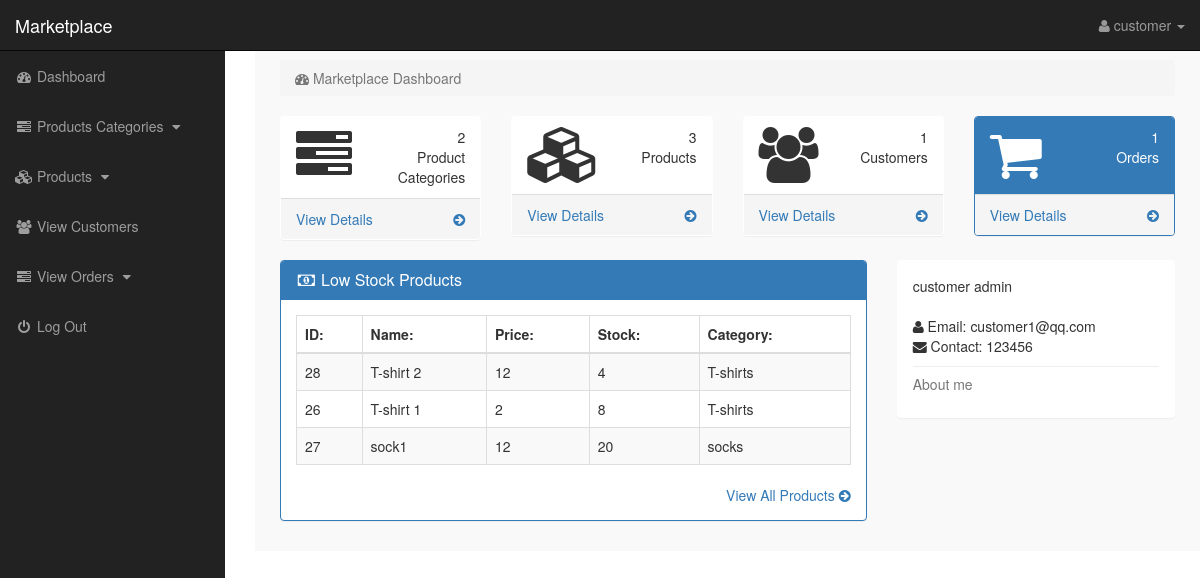
Page /index.php?dashboard (signed in) on the committed database.
### tables this page shows
CREATE TABLE `users` (
  `id` int(11) NOT NULL,
  `nickname` varchar(30) NOT NULL,
  `email` varchar(30) NOT NULL,
  `pwd` varchar(30) NOT NULL,
  `role` varchar(10) NOT NULL,
  `gender` varchar(10) NOT NULL,
  `phone` varchar(30) NOT NULL,
  `fav_list` int(11) DEFAULT NULL,
  `about` text NOT NULL
);

CREATE TABLE `product` (
  `id` int(11) NOT NULL,
  `name` varchar(30) NOT NULL,
  `description` varchar(30) NOT NULL,
  `price` int(30) NOT NULL,
  `stock` int(30) NOT NULL,
  `cat_id` int(11) NOT NULL
);

CREATE TABLE `product_category` (
  `name` varchar(30) NOT NULL,
  `amount` int(11) NOT NULL DEFAULT 0,
  `id` int(11) NOT NULL
);

### includes/dashboard.php (the view, shortened to what this page needs)
<?php
if (!isset($_SESSION['can302'])) {
    echo "<script>window.open('../login.php','_self')</script>";
}
else{
?>
<div class="row">
	<div class="col-lg-12">
		<ol class="breadcrumb">
			<li class="active">
				<i class="fa fa-dashboard"></i> Marketplace Dashboard
			</li>
		</ol>
	</div>
</div>
<div class="row">
    <div class="col-lg-3 col-md-6">
		<div class="panel panel-orange">
			<div class="panel-heading">
				<div class="row">
					<div class="col-xs-3">
						<i class="fa fa-tasks fa-4x"></i>
					</div>
					<div class="col-xs-9 text-right">
                        <?php
                        $get_pro_cat = "SELECT * FROM product_category";
                        $run_pro_cat = mysqli_query($con, $get_pro_cat);
                        $count_pro_cate = mysqli_num_rows($run_pro_cat);
                        ?>
						<div class="huge"><?php echo $count_pro_cate; ?></div>
						<div>Product Categories</div>
					</div>
				</div>
			</div>
			<a href="index.php?category=view">
				<div class="panel-footer">
					<span class="pull-left">View Details</span>
					<span class="pull-right">
						<i class="fa fa-arrow-circle-right"></i>
					</span>
					<div class="clearfix"></div>
				</div>
			</a>
		</div>
	</div>
    <div class="col-lg-3 col-md-6">
		<div class="panel panel-red">
			<div class="panel-heading">
				<div class="row">
					<div class="col-xs-3">
						<i class="fa fa-cubes fa-4x"></i>
					</div>
					<div class="col-xs-9 text-right">
                        <?php
                        $get_pro = "SELECT * FROM product";
                        $run_pro = mysqli_query($con, $get_pro);
                        $count_pro = mysqli_num_rows($run_pro);
                        ?>
						<div class="huge"><?php echo $count_pro; ?></div>
						<div>Products</div>
					</div>
				</div>
			</div>
			<a href="index.php?product=view">
				<div class="panel-footer">
					<span class="pull-left">View Details</span>
					<span class="pull-right">
						<i class="fa fa-arrow-circle-right"></i>
					</span>
					<div class="clearfix"></div>
				</div>
			</a>
		</div>
	</div>
	<div class="col-lg-3 col-md-6">
		<div class="panel panel-green">
			<div class="panel-heading">
				<div class="row">
					<div class="col-xs-3">
						<i class="fa fa-users fa-4x"></i>
					</div>
					<div class="col-xs-9 text-right">
                        <?php
                        $get_users = "SELECT * FROM users";
                        $run_users = mysqli_query($con, $get_users);
                        $count_users = mysqli_num_rows($run_users) -1 ;
                        ?>
						<div class="huge"><?php echo $count_users; ?></div>
						<div>Customers</div>
					</div>
				</div>
			</div>
			<a href="#">
				<div class="panel-footer">
					<span class="pull-left">View Details</span>
					<span class="pull-right">
						<i class="fa fa-arrow-circle-right"></i>
					</span>
					<div class="clearfix"></div>
				</div>
			</a>
		</div>
	</div>
	<div class="col-lg-3 col-md-6">
		<div class="panel panel-primary">
			<div class="panel-heading">
				<div class="row">
					<div class="col-xs-3">
						<i class="fa fa-shopping-cart fa-4x"></i>
					</div>
					<div class="col-xs-9 text-right">
                        <?php
                        $get_orders = "SELECT * FROM orders";
                        $run_orders = mysqli_query($con, $get_orders);
                        $count_orders = mysqli_num_rows($run_orders);
                        ?>
						<div class="huge"><?php echo $count_orders; ?></div>
						<div>Orders</div>
					</div>
				</div>
			</div>
			<a href="index.php?orders=view">
				<div class="panel-footer">
					<span class="pull-left">View Details</span>
					<span class="pull-right">
						<i class="fa fa-arrow-circle-right"></i>
					</span>
					<div class="clearfix"></div>
				</div>
			</a>
		</div>
	</div>
</div>
<div class="row">
	<div class="col-lg-8">
		<div class="panel panel-primary">
			<div class="panel-heading">
				<h3 class="panel-title">
					<i class="fa fa-money fa-fw"></i> Low Stock Products
				</h3>
			</div>
			<div class="panel-body">
				<div class="table-responsive">
					<table class="table table-hover table-striped table-bordered">
						<thead>
							<tr>
								<th>ID:</th>
								<th>Name:</th>
								<th>Price:</th>
								<th>Stock:</th>
								<th>Category:</th>
							</tr>
						</thead>
						<tbody>
							<?php
								$get_pro = "SELECT p.*, c.name as c_name FROM product p INNER JOIN product_category c ON p.cat_id = c.id WHERE p.stock < 100 ORDER BY p.stock ASC LIMIT 0,5";
                                $run_pro = mysqli_query($con,$get_pro);
								while ($row_pro = mysqli_fetch_array($run_pro)) {
									$pro_id = $row_pro['id'];
									$pro_category = $row_pro['c_name'];
									$pro_name = $row_pro['name'];
									$pro_price = $row_pro['price'];
									$pro_stock = $row_pro['stock'];
							 ?>
							 <tr>
                                 <td><?php echo $pro_id; ?></td>
                                 <td><?php echo $pro_name; ?></td>
                                 <td><?php echo $pro_price; ?></td>
                                 <td><?php echo $pro_stock; ?></td>
                                 <td><?php echo $pro_category; ?></td>
							 </tr>
							 <?php } ?>
						</tbody>
					</table>
				</div>
				<div class="text-right">
					<a href="index.php?product=view">
						View All Products <i class="fa fa-arrow-circle-right"></i>
					</a>
				</div>
			</div>
		</div>
	</div>
	<div class="col-md-4">
        <?php
        $admin_email = $row_admin['email'];
        $admin_phone = $row_admin['phone'];
        $admin_role = $row_admin['role'];
        ?>
        <div class="panel">
			<div class="panel-body">
				<div class="thumb-info">
					<div class="thumb-info-title">
						<span class="thumb-info-inner"> <?php echo $nickname; ?> </span>
						<span class="thumb-info-type"> <?php echo $admin_role; ?> </span>
					</div>
				</div>
				<div class="widget-context-expanded">
                    <br>
                    <i class="fa fa-user"></i>
                    <span>Email:</span> <?php echo $admin_email; ?>
                    <br>
                    <i class="fa fa-envelope"></i>
                    <span>Contact:</span> <?php echo $admin_phone; ?>
                </div>
				<hr style="margin: 10px 0 10px 0;">
				<h5 class="text-muted">About me</h5>
			</div>
		</div>
	</div>
</div>
<?php } ?>

### index.php (shortened to what this page needs)
<?php
include("includes/db.php");
if (!isset($_SESSION['can302'])) {
    echo "<script>window.open('login.php','_self')</script>";
}
else{
    $admin = $_SESSION['can302'];
    $get_admin = "select * from users where email='$admin'";
    $run_admin = mysqli_query($con,$get_admin);
    $row_admin = mysqli_fetch_array($run_admin);
    $nickname = $row_admin['nickname'];
    $role = $row_admin['role'];
?>
<!DOCTYPE html>
<html lang="en">
<head>
    <link rel="stylesheet" href="/can302/styles/bootstrap-337.min.css">
    <link rel="stylesheet" href="/can302/font-awsome/css/font-awesome.min.css">
    <link rel="stylesheet" href="/can302/styles/style.css">
</head>
<body>
    <div id="wrapper">
    <?php include("includes/frame.php"); ?>
        <div id="page-wrapper">
            <div class="container-fluid">
                <?php
                if (isset($_GET['dashboard'])) {
                    include("includes/dashboard.php");
                }
                elseif (isset($_GET['category'])) {
                    $target = explode('#', $_GET['category'])[0];
                    include("category/$target.php");
                }
                elseif (isset($_GET['profile'])) {
                    include("includes/profile.php");
                }
                elseif (isset($_GET['product']) && $role == "admin") {
                    $target = explode('#', $_GET['product'])[0];
                    include("product/$target.php");
                }
                elseif (isset($_GET['product'])&& $role !="admin") {
                    echo "<script>alert('You do not have this right!')</script>";
                }
                elseif (isset($_GET['orders'])) {
                    $target = explode('#', $_GET['orders'])[0];
                    include("orders/$target.php");
                }
                ?>
            </div>
        </div>
    </div>
</body>
</html>
<?php } ?>

### includes/frame.php (shortened to what this page needs)
<?php
if (!isset($_SESSION['can302'])) {
    echo "<script>window.open('../login.php','_self')</script>";
} else {
?>
    <nav class="navbar navbar-inverse navbar-fixed-top">
        <div class="navbar-header">
            <a href="index.php?dashboard" class="navbar-brand">Marketplace</a>
        </div>
        <ul class="nav navbar-right top-nav">
            <li class="dropdown">
                <a href="#" class="dropdown-toggle" data-toggle="dropdown">
                    <i class="fa fa-user"></i> <?php echo $nickname; ?> <b class="caret"></b>
                </a>
            </li>
        </ul>
        <div class="collapse navbar-collapse navbar-ex1-collapse">
            <ul class="nav navbar-nav side-nav">
                <li>
                    <a href="index.php?dashboard">
                        <i class="fa fa-fw fa-dashboard"></i> Dashboard
                    </a>
                </li>
                <li>
                    <a href="#" data-toggle="collapse" data-target="#p_cat">
                        <i class="fa fa-fw fa-tasks"></i> Products Categories
                        <i class="fa fa-fw fa-caret-down"></i>
                    </a>
                </li>
                <li>
                    <a href="#" data-toggle="collapse" data-target="#products">
                        <i class="fa fa-fw fa-cubes"></i> Products
                        <i class="fa fa-fw fa-caret-down"></i>
                    </a>
                </li>
                <li>
                    <a href="index.php?customer">
                        <i class="fa fa-fw fa-users"></i> View Customers
                    </a>
                </li>
                <li>
                    <a href="#" data-toggle="collapse" data-target="#orders">
                        <i class="fa fa-fw fa-tasks"></i> View Orders
                        <i class="fa fa-fw fa-caret-down"></i>
                    </a>
                </li>
                <li>
                    <a href="logout.php">
                        <i class="fa fa-fw fa-power-off"></i> Log Out
                    </a>
                </li>
            </ul>
        </div>
    </nav>
<?php } ?>

### styles/style.css (style rules this page uses)
body { margin-top: 100px; }
#wrapper { padding-left: 0px; }
#page-wrapper { width: 100%; padding: 0; background-color: #f9f9f9; }
@media (min-width: 768px) { body { margin-top: 50px; } }
@media (min-width: 768px) { #wrapper { padding-left: 255px; } }
@media (min-width: 768px) { #page-wrapper { padding: 10px; } }
.top-nav { padding: 0 15px; }
.top-nav>li { float: left; display: inline-block; }
.top-nav>li>a { color: #999999; line-height: 20px; padding-top: 15px; padding-bottom: 15px; }
@media (min-width: 768px) { .side-nav { position: fixed; top: 51px; bottom: 0; width: 225px; overflow-y: auto; overflow-x: hidden; background-color: #222222; padding-bottom: 40px; border-radius: 0; } }
@media (min-width: 768px) { .side-nav>li>a { width: 255px; } }

### rows in the picture
users: nickname "customer", role "admin", email "customer1@qq.com", phone "123456"
product: id "28", name "T-shirt 2", price "12", stock "4", product_category.name "T-shirts"
product: id "26", name "T-shirt 1", price "2", stock "8", product_category.name "T-shirts"
product: id "27", name "sock1", price "12", stock "20", product_category.name "socks"

### other values in the picture
$count_pro_cate "2"
$count_pro "3"
$count_users "1"
$count_orders "1"
